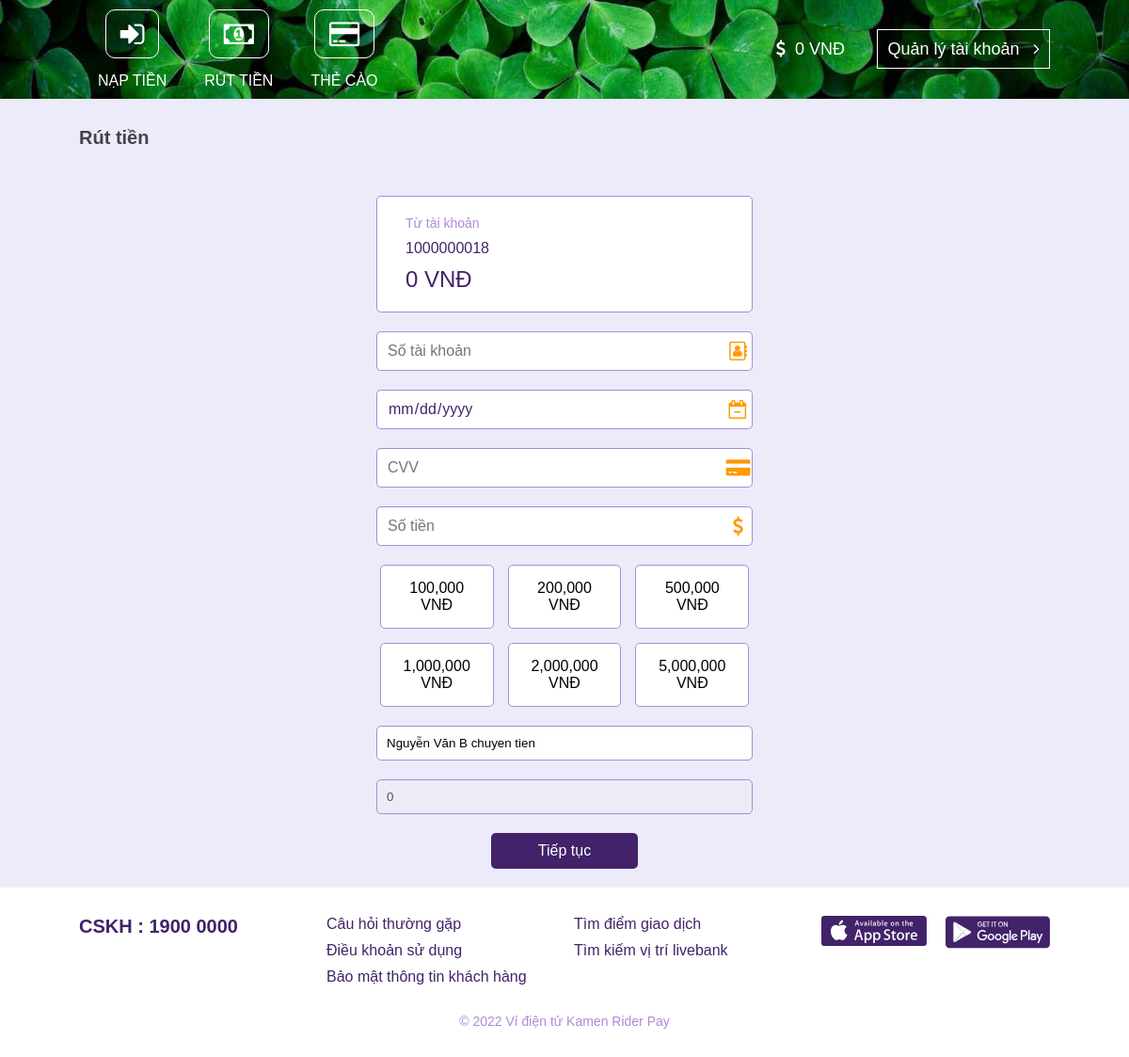
The app's page /withdraw_money.php (signed in) with its own data.
### tables this page shows
CREATE TABLE `identity_card` (
  `id` int PRIMARY KEY AUTO_INCREMENT,
  `customer_id` int NOT NULL,
  `font_identity_card` varchar(255) DEFAULT "",
  `back_identity_card` varchar(255) DEFAULT "",
  `confirm` int DEFAULT 0
);

CREATE TABLE `customer` (
  `id` int PRIMARY KEY AUTO_INCREMENT,
  `user` varchar(25) NOT NULL,
  `pass` varchar(255) NOT NULL,
  `full_name` varchar(255) NOT NULL,
  `phone_number` varchar(20) DEFAULT "",
  `email` varchar(255) NOT NULL,
  `date_of_birth` date NOT NULL,
  `address` varchar(255) DEFAULT "",
  `money` int DEFAULT 0,
  `date_created` timestamp,
  `user_type` int DEFAULT 0,
  `is_active` int DEFAULT 1
);

### backend.php (called while the page is built, shortened)
<?php
    if (file_exists('./DB.php'))
        require_once ('./DB.php');
    function isLogin()
    {
        if (isset($_SESSION['user']))
            return true;
        return false;
    }
    function getInformation() {
        $user = $_SESSION['user'];
        $info = db_select_query("SELECT *
                                FROM customer as c, identity_card as ic
                                WHERE c.id = ic.customer_id AND c.user = '$user'");
        return $info[0];
    }
?>

### DB.php (called while the page is built, shortened)
<?php
    function db_select_query($query)
    {
        $result = $GLOBALS['conn']->query($query);
        $arr = array();
        if ($result->num_rows > 0) {
            while($row = $result->fetch_assoc()) {
                array_push($arr, $row);
            }
        }
        return $arr;
    }
?>

### withdraw_money.php (the view, shortened to what this page needs)
<?php
    require_once ('./backend.php');
?>
<?php
    require_once ('./_layout/_header.php');
?>
<div class="path">Rút tiền</div>
<div class="withdraw-money">
    <div class="basic">
        <p>Từ tài khoản</p>
        <div class="user"><?= $info['user'] ?></div>
        <div class="surplus"><?= number_format($info['money']) ?></div>
    </div>
    <div class="inp">
        <input type="number" id="inp-card-number" placeholder="Số tài khoản">
        <label for="inp-card-number"><i class="fa fa-address-book-o"></i></label>
    </div>
    <div class="inp">
        <input type="date" id="inp-expiration-date" placeholder="Ngày hết hạn">
        <label for="inp-expiration-date"><i class="fa fa-calendar-minus-o"></i></label>
    </div>
    <div class="inp">
        <input type="number" id="inp-CVV" placeholder="CVV">
        <label for="inp-CVV"><i class="fa fa-credit-card-alt"></i></label>
    </div>
    <div class="inp">
        <input type="number" id="inp-amount-of-money" placeholder="Số tiền">
        <label for="inp-amount-of-money"><i class="fa fa-dollar"></i></label>
    </div>
    <div class="list">
        <div class="item" id="btn-money-1">100,000 VNĐ</div>
        <div class="item" id="btn-money-2">200,000 VNĐ</div>
        <div class="item" id="btn-money-3">500,000 VNĐ</div>
        <div class="item" id="btn-money-4">1,000,000 VNĐ</div>
        <div class="item" id="btn-money-5">2,000,000 VNĐ</div>
        <div class="item" id="btn-money-6">5,000,000 VNĐ</div>
    </div>
    <div class="note">
        <input type="text" id="inp-note-withdraw-money" value="<?= $info['full_name']?> chuyen tien" placeholder="Nội dung chuyển tiền">
    </div>
    <div class="total">
        <input type="text" id="inp-total-withdraw-money" value="0" placeholder="Tổng tiền" disabled>
    </div>
    <div class="btn">
        <button id="btn-continue-withdraw-money">Tiếp tục</button>
    </div>
</div>
<?php
    require_once ('./_layout/_footer.php');
?>

### _layout/_header.php (shortened to what this page needs)
<?php
    $info = getInformation();
?>
<!DOCTYPE html>
<html lang="en">
<head>
    <link rel="stylesheet" href="https://cdnjs.cloudflare.com/ajax/libs/font-awesome/4.7.0/css/font-awesome.min.css">
    <link rel="stylesheet" href="https://cdnjs.cloudflare.com/ajax/libs/toastr.js/latest/toastr.css">
    <link rel="stylesheet" href="./style.css">
</head>
<body>
    <header>
        <div class="left">
            <a href="./depositing.php"><i class="fa fa-sign-in"></i><span>Nạp tiền</span></a>
            <a href="./withdraw_money.php"><i class="fa fa-money"></i><span>Rút tiền</span></a>
            <a href="./recharge_card.php"><i class="fa fa-credit-card"></i><span>Thẻ cào</span></a>
        </div>
        <div class="right">
            <span><i class="fa fa-dollar"></i><span id="my-money"><?= number_format($info['money']) ?></span></span>
            <a href="./">Quản lý tài khoản <i class="fa fa-angle-right"></i></a>
        </div>
    </header>

### style.css (style rules this page uses)
* { margin: 0; padding: 0; box-sizing: border-box; font-family: Arial, Helvetica, sans-serif; }
body { width: 100%; background-color: #EBEBFA; }
header { background: url('./Image/bg-header.jpg') no-repeat center; background-size: cover; display: flex; align-items: center; justify-content: space-between; padding: 0 7%; }
header > .left { display: flex; }
header > .left > a { display: flex; flex-flow: column; align-items: center; text-decoration: none; color: #fff; padding: 10px 20px; }
header > .left > a > i { font-size: 30px; color: #fff; border: 1px solid #fff; padding: 10px 15px; border-radius: 10px; }
header > .left > a > span { padding-top: 15px; text-transform: uppercase; }
header > .right > span { color: #fff; font-size: 18px; padding-right: 30px; }
header > .right > span > i { padding-right: 10px; }
header > .right > a { text-decoration: none; color: #fff; font-size: 18px; border: 1px solid #fff; padding: 10px; }
header > .right > a > i { padding-left: 10px; }
header > .right > span > span::after { content: ' VNĐ'; }
.path { padding: 30px 7%; font-size: 20px; font-weight: 600; color: #444; }
.withdraw-money { width: 100%; padding: 0 7%; margin: 20px 0; text-align: center; }
.withdraw-money > .basic { padding: 20px 30px; border: 1px solid #ad8ad8; display: inline-block; border-radius: 5px; color: #42236a; background-color: #fff; text-align: start; min-width: 400px; }
.withdraw-money > .basic > p { font-size: 14px; color: #ad8ad8; }
.withdraw-money > .basic > .user { font-size: 16px; padding: 10px 0; }
.withdraw-money > .basic > .surplus { font-size: 24px; }
.withdraw-money > .basic > .surplus::after { content: ' VNĐ'; }
.withdraw-money > .inp { width: 100%; display: flex; justify-content: center; align-items: center; margin-top: 20px; }
.withdraw-money > .inp > input { width: 370px; padding: 11px; font-size: 16px; color: #42236a; outline: 0; background-color: #fff; border-radius: 5px 0 0 5px; border: 1px solid #ad8ad8; border-right: none; }
.withdraw-money > .inp > input[type=date] { padding: 10px 11px; color: #42236a; }
.withdraw-money > .inp > label { width: 30px; font-size: 20px; display: flex; align-items: center; justify-content: center; color: #ff9800; background-color: #fff; padding: 10px; border: 1px solid #ad8ad8; border-radius: 0 5px 5px 0; border-left: none; cursor: pointer; }
.withdraw-money > .list { width: 400px; margin: 20px auto; display: flex; flex-flow: row wrap; align-items: center; justify-content: center; gap: 15px; }
.withdraw-money > .list > .item { border: 1px solid #ad8ad8; background-color: #fff; padding: 15px; border-radius: 5px; width: calc(33.33% - 12.5px); cursor: pointer; }
.withdraw-money > .note, .withdraw-money > .total { width: 100%; text-align: center; }
.withdraw-money > .note > input, .withdraw-money > .total > input { border: 1px solid #ad8ad8; border-radius: 5px; padding: 10px; width: 400px; outline: 0; }
.withdraw-money > .total { margin: 20px 0; }
.withdraw-money > .btn { width: 100%; text-align: center; }
.withdraw-money > .btn > button { outline: 0; padding: 10px 50px; border: none; border-radius: 5px; background-color: #42236a; font-size: 16px; color: #fff; cursor: pointer; }

### records on screen
identity_card: customer.money "0", customer.user "1000000018", customer.full_name "Nguyễn Văn B chuyen tien"

### other values on screen
Title "Kamen Rider Pay"
